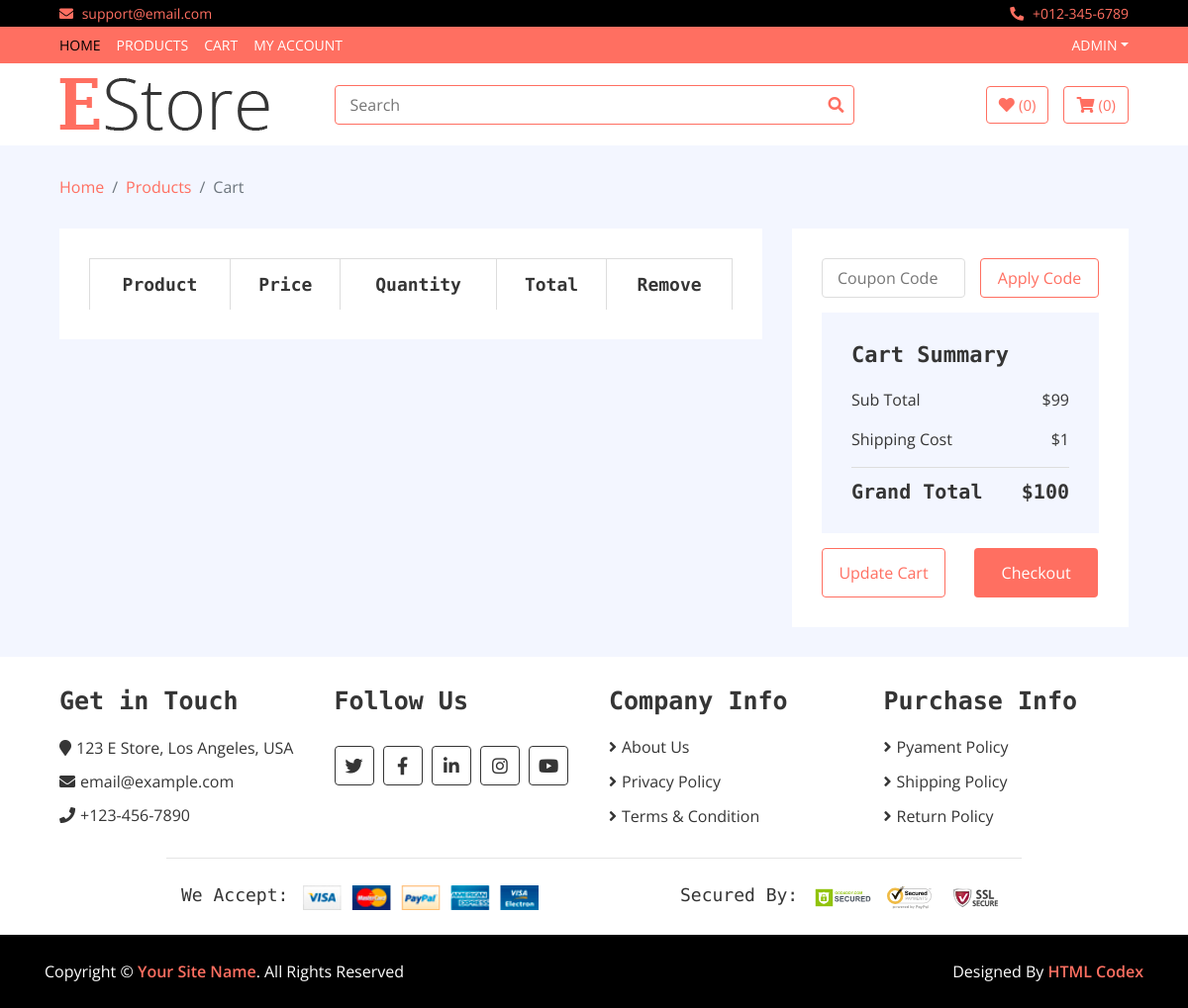
Before: /cart (signed in) with the older database file.
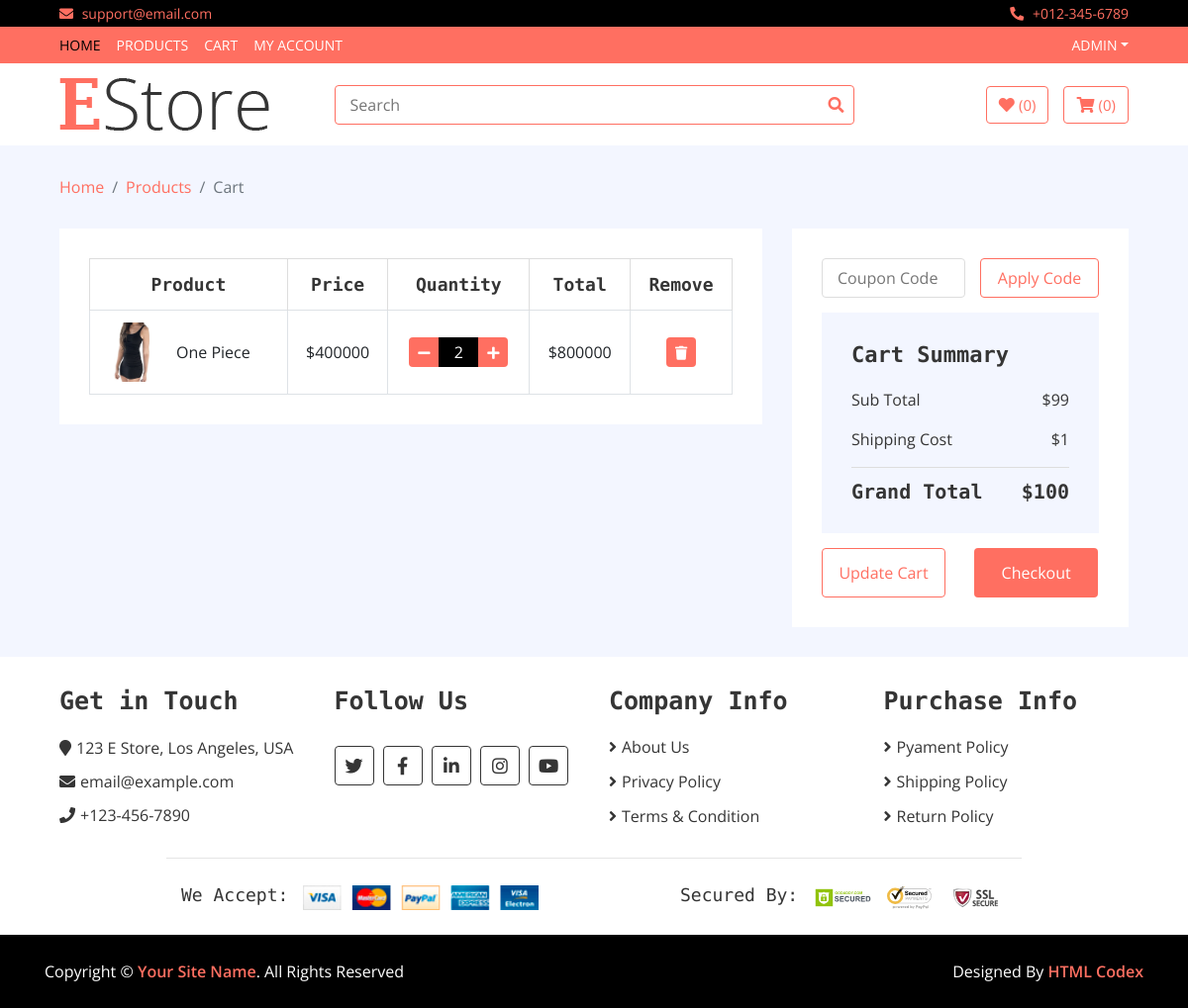
After: the same page with the newer database file.
### home/models.py (models this page shows, shortened)
class Cart(models.Model):
    name = models.CharField(max_length=50)
    price = models.IntegerField()
    quantity = models.IntegerField()
    total = models.IntegerField()
    slug = models.SlugField(max_length=200)
    product = models.ForeignKey(Product, on_delete=models.CASCADE)
    checkout = models.BooleanField(default=False)

class Product(models.Model):
    product_name = models.CharField(max_length=200)
    product_star = models.IntegerField()
    product_image = models.ImageField(upload_to='product_images')
    price = models.IntegerField()
    discounted_price = models.IntegerField()
    description = models.TextField()
    specification = models.TextField(blank=True)
    slug = models.SlugField(max_length=300, unique=True)
    category = models.ForeignKey(Category, on_delete=models.CASCADE, blank=True)
    brand = models.ForeignKey(Brand, on_delete=models.CASCADE, blank=True)
    stock = models.CharField(max_length=100, choices=STOCK)
    label = models.CharField(max_length=100, choices=LABEL)

### home/views.py (the view)
# urls.py: path("cart",CartView.as_view(), name = "cartView"),
class CartView(BaseView):
    def get(self,request):
        username = request.user.username
        self.view['cart_products'] = Cart.objects.filter(name = username, checkout = False)
        return render(request,'cart.html',self.view)

### templates/cart.html (shortened to what the changed rows need)
{% extends 'base.html' %}
{% load static %}
{% block content %}
        <div class="cart-page">
            <div class="container-fluid">
                <div class="row">
                    <div class="col-lg-8">
                        <div class="cart-page-inner">
                            <div class="table-responsive">
                                <table class="table table-bordered">
                                    <thead class="thead-dark">
                                        <tr>
                                            <th>Product</th>
                                            <th>Price</th>
                                            <th>Quantity</th>
                                            <th>Total</th>
                                            <th>Remove</th>
                                        </tr>
                                    </thead>
                                    <tbody class="align-middle">
                                        {% for cart in cart_products %}
                                        <tr>
                                            <td>
                                                <div class="img">
                                                    <a href="#"><img src="{{cart.product.product_image.url}}" alt="Image"></a>
                                                    <p>{{cart.product.product_name}}</p>
                                                </div>
                                            </td>
                                            <td>${{cart.price}}</td>
                                            <td>
                                                <div class="qty">
                                                    <button class="btn-minus"><i class="fa fa-minus"></i></button>
                                                    <input type="text" value="{{cart.quantity}}">
                                                    <button class="btn-plus"><i class="fa fa-plus"></i></button>
                                                </div>
                                            </td>
                                            <td>${{cart.total}}</td>
                                            <td><button><i class="fa fa-trash"></i></button></td>
                                        </tr>
                                        {% endfor %}
                                    </tbody>
                                </table>
                            </div>
                        </div>
                    </div>
                    <div class="col-lg-4">
                        <div class="cart-page-inner">
                            <div class="row">
                                <div class="col-md-12">
                                    <div class="cart-summary">
                                        <div class="cart-content">
                                            <h1>Cart Summary</h1>
                                            <h2>Grand Total<span>$100</span></h2>
                                        </div>
                                    </div>
                                </div>
                            </div>
                        </div>
                    </div>
                </div>
            </div>
        </div>
 {% endblock %}

Changed rows visible on the page:
added Cart: product.product_image (picture), product.product_name "One Piece", price "400000", quantity "2", total "800000"
